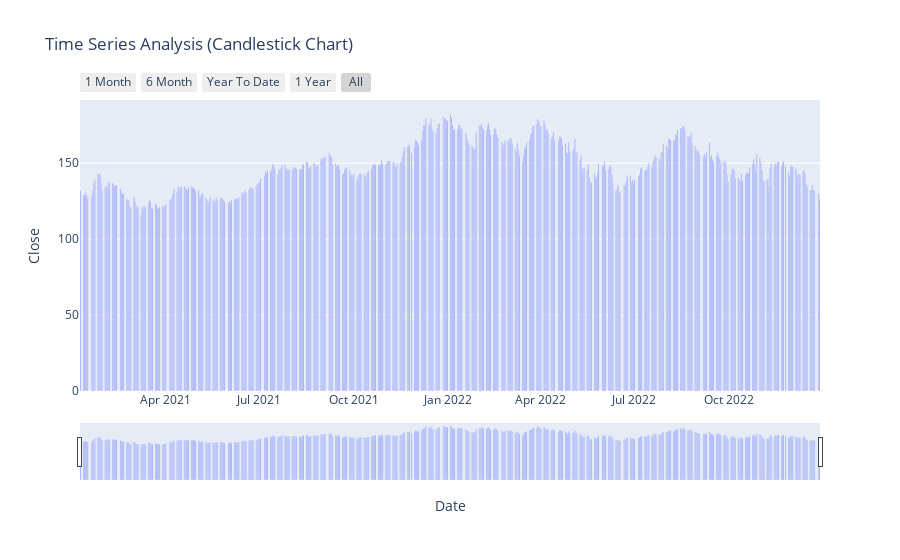

Notebook code for this chart:
### Code cell
figure=px.bar(data,x=data.index,y="Close",title="Time Series Analysis(bar plot)")
figure.update_layout(title="Time Series Analysis (Candlestick Chart)")
figure.update_xaxes(
    rangeslider_visible = True,
    rangeselector = dict(
        buttons = list([
            dict(count = 1, label = "1 Month", step = "month", stepmode = "backward"),
            dict(count = 6, label = "6 Month", step = "month", stepmode = "backward"),
            dict(count = 1, label = "Year To Date", step = "year", stepmode = "todate"),
            dict(count = 1, label = "1 Year", step = "year", stepmode = "backward"),
            dict(label = "All",step = "all")
        ])
    )
)
figure.show(width=12)

### Figure 1 — Plotly figure (JSON) as saved in the notebook; plotly's stock layout.template omitted (floating-point values rounded to 4 significant figures; data arrays with more than 128 entries replaced by an {"elided": "..."} marker saying what was removed)
{"data": [{"alignmentgroup": "True", "hovertemplate": "Date=%{x}<br>Close=%{y}<extra></extra>", "legendgroup": "", "marker": {"color": "#636efa", "pattern": {"shape": ""}}, "name": "", "offsetgroup": "", "orientation": "v", "showlegend": false, "textposition": "auto", "type": "bar", "x": {"elided": "497 str values"}, "xaxis": "x", "y": {"elided": "497 float values"}, "yaxis": "y"}], "layout": {"barmode": "relative", "legend": {"tracegroupgap": 0}, "title": {"text": "Time Series Analysis (Candlestick Chart)"}, "xaxis": {"anchor": "y", "domain": [0, 1], "rangeselector": {"buttons": [{"count": 1, "label": "1 Month", "step": "month", "stepmode": "backward"}, {"count": 6, "label": "6 Month", "step": "month", "stepmode": "backward"}, {"count": 1, "label": "Year To Date", "step": "year", "stepmode": "todate"}, {"count": 1, "label": "1 Year", "step": "year", "stepmode": "backward"}, {"label": "All", "step": "all"}]}, "rangeslider": {"visible": true}, "title": {"text": "Date"}}, "yaxis": {"anchor": "x", "domain": [0, 1], "title": {"text": "Close"}}}}
